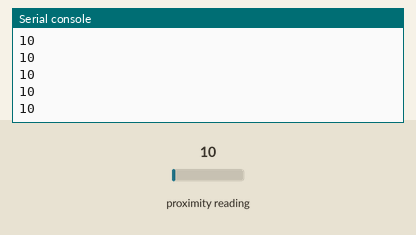
Recording of a program running on a simulated Raspberry Pi Pico running MicroPython. On the bench: the last lines printed to the serial console. The test bench sets the inputs (shaded band); at power-on: proximity reading 10. Library files of the repository ran but are not shown: APDS9960LITE.py.

Above: at 1.3 s.
1.4 s: proximity reading set to 5
At 1.71 s:
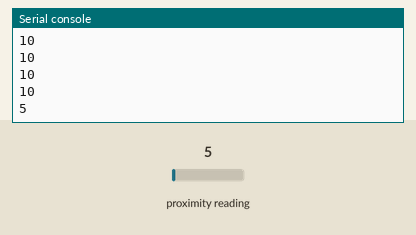
2.9 s: proximity reading set to 64
At 2.91 s:
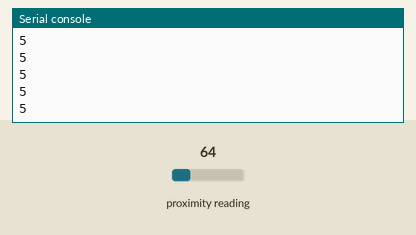
Timing chart, 0 to 5.9 s (numbered marks = the images above; inputs shaded):
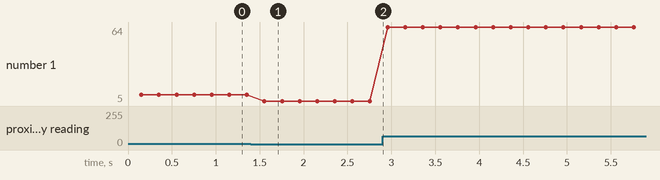

The program:

listing_8_apds9960_confirmation.py
```python
from machine import SoftI2C, Pin
from time import sleep
from APDS9960LITE import APDS9960LITE

# Initialise I2C bus
i2c = SoftI2C(scl=Pin("PB13"), sda=Pin("PB14"))
# Initialise APDS9960
apds9960=APDS9960LITE(i2c)      # Create APDS9960 sensor object
apds9960.prox.enableSensor()    # Send I2C command to enable sensor
sleep(0.1)  # Let sensor measurment stabilise before starting loop

while True:
    proximity_measurement = apds9960.prox.proximityLevel  # Read the proximity value
    print(proximity_measurement)  # Print proximity value
    sleep(0.2)  # Wait for measurement to be ready
```

Measured:
- after the input at 1.4 s, the serial console: prints a new line after 0.15 s (image 1)
- plotted number 1: 10 → 5 after the input at 1.4 s, 5 → 64 after the input at 2.9 s
